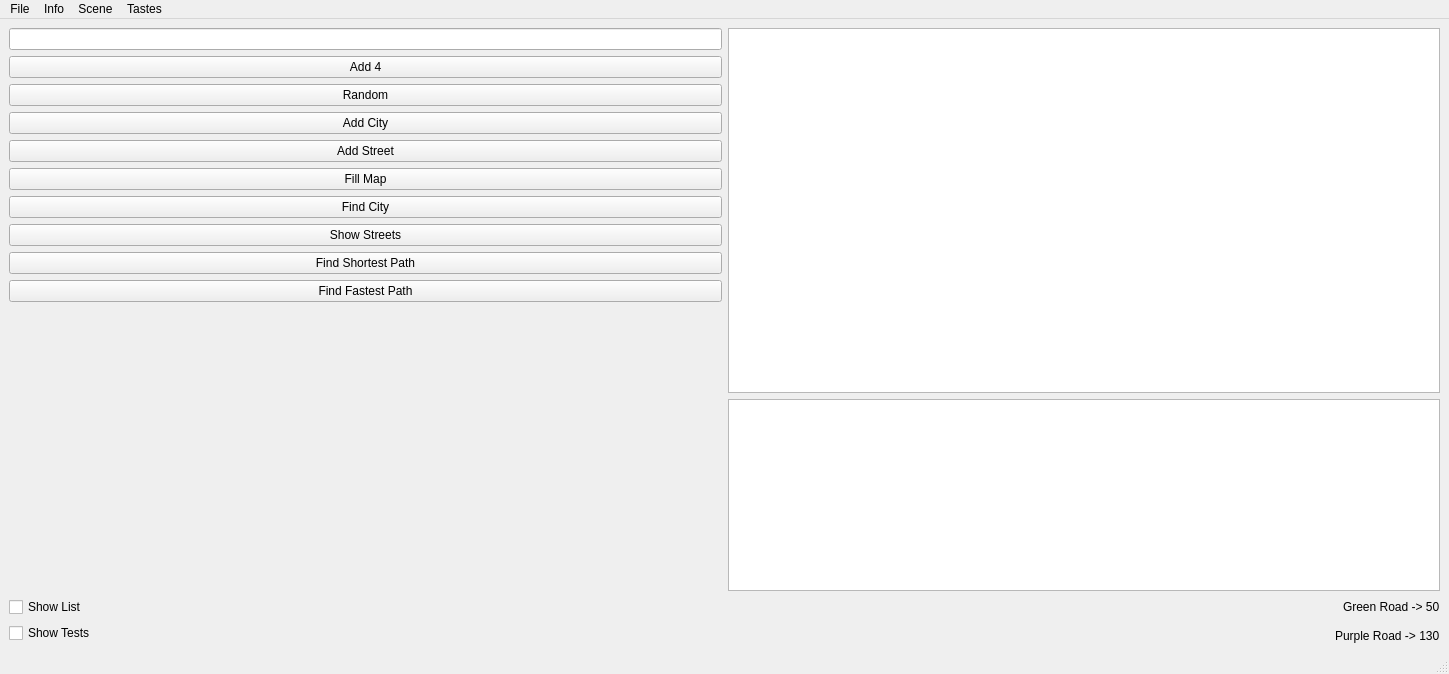
<?xml version="1.0" encoding="UTF-8"?>
<ui version="4.0">
 <class>MainWindow</class>
 <widget class="QMainWindow" name="MainWindow">
  <property name="geometry">
   <rect>
    <x>0</x>
    <y>0</y>
    <width>1449</width>
    <height>674</height>
   </rect>
  </property>
  <property name="windowTitle">
   <string>MainWindow</string>
  </property>
  <widget class="QWidget" name="centralwidget">
   <layout class="QGridLayout" name="gridLayout">
    <item row="6" column="0">
     <widget class="QPushButton" name="pushButton_FindCity">
      <property name="text">
       <string>Find City</string>
      </property>
     </widget>
    </item>
    <item row="15" column="0">
     <widget class="QCheckBox" name="checkBoxShowList">
      <property name="text">
       <string>Show List</string>
      </property>
     </widget>
    </item>
    <item row="14" column="1" alignment="Qt::AlignBottom">
     <widget class="QListWidget" name="listWidgetStreets"/>
    </item>
    <item row="5" column="0">
     <widget class="QPushButton" name="pushButtonFillMap">
      <property name="text">
       <string>Fill Map</string>
      </property>
     </widget>
    </item>
    <item row="7" column="0">
     <widget class="QPushButton" name="pushButtonStreets">
      <property name="text">
       <string>Show Streets</string>
      </property>
     </widget>
    </item>
    <item row="15" column="1" alignment="Qt::AlignRight">
     <widget class="QLabel" name="label">
      <property name="text">
       <string>Green Road -&gt; 50</string>
      </property>
     </widget>
    </item>
    <item row="8" column="0">
     <widget class="QPushButton" name="findPath">
      <property name="text">
       <string>Find Shortest Path</string>
      </property>
     </widget>
    </item>
    <item row="10" column="0">
     <spacer name="verticalSpacer">
      <property name="orientation">
       <enum>Qt::Vertical</enum>
      </property>
      <property name="sizeHint" stdset="0">
       <size>
        <width>20</width>
        <height>40</height>
       </size>
      </property>
     </spacer>
    </item>
    <item row="0" column="1" rowspan="14">
     <widget class="QGraphicsView" name="graphicsView"/>
    </item>
    <item row="4" column="0">
     <widget class="QPushButton" name="pushButtonAddStreet">
      <property name="text">
       <string>Add Street</string>
      </property>
     </widget>
    </item>
    <item row="2" column="0">
     <widget class="QPushButton" name="pushButton_Random">
      <property name="text">
       <string>Random</string>
      </property>
     </widget>
    </item>
    <item row="16" column="0">
     <widget class="QCheckBox" name="checkBoxShowTests">
      <property name="text">
       <string>Show Tests</string>
      </property>
     </widget>
    </item>
    <item row="16" column="1" alignment="Qt::AlignRight|Qt::AlignBottom">
     <widget class="QLabel" name="label_2">
      <property name="text">
       <string>Purple Road -&gt; 130</string>
      </property>
     </widget>
    </item>
    <item row="3" column="0">
     <widget class="QPushButton" name="pushButton_add_city">
      <property name="text">
       <string>Add City</string>
      </property>
     </widget>
    </item>
    <item row="1" column="0">
     <widget class="QPushButton" name="pushButton_teste_was">
      <property name="text">
       <string>Add 4</string>
      </property>
     </widget>
    </item>
    <item row="0" column="0">
     <widget class="QLineEdit" name="line_edit_test"/>
    </item>
    <item row="9" column="0">
     <widget class="QPushButton" name="pushButtonTime">
      <property name="text">
       <string>Find Fastest Path</string>
      </property>
     </widget>
    </item>
   </layout>
  </widget>
  <widget class="QMenuBar" name="menubar">
   <property name="geometry">
    <rect>
     <x>0</x>
     <y>0</y>
     <width>1449</width>
     <height>26</height>
    </rect>
   </property>
   <widget class="QMenu" name="menuFile">
    <property name="title">
     <string>File</string>
    </property>
    <addaction name="actionOpen"/>
    <addaction name="actionSave"/>
    <addaction name="separator"/>
    <addaction name="actionExit"/>
   </widget>
   <widget class="QMenu" name="menuInfo">
    <property name="title">
     <string>Info</string>
    </property>
    <addaction name="actionAbout"/>
   </widget>
   <widget class="QMenu" name="menuScene">
    <property name="title">
     <string>Scene</string>
    </property>
    <addaction name="actionClear_Scene"/>
    <addaction name="actionClear_Dots_And_Lines"/>
    <addaction name="actionDelete_Cities"/>
   </widget>
   <widget class="QMenu" name="menuTastes">
    <property name="title">
     <string>Tastes</string>
    </property>
    <addaction name="actionAdd_And_Draw_Street"/>
    <addaction name="actionAdd_City_With_Map"/>
    <addaction name="actionCity_Taste"/>
    <addaction name="actionDraw_City_Map"/>
    <addaction name="actiontestAbstractMap"/>
    <addaction name="actiontestShowDialog"/>
    <addaction name="actiontestShortestPath"/>
   </widget>
   <addaction name="menuFile"/>
   <addaction name="menuInfo"/>
   <addaction name="menuScene"/>
   <addaction name="menuTastes"/>
  </widget>
  <widget class="QStatusBar" name="statusbar"/>
  <action name="actionOpen">
   <property name="text">
    <string>Open</string>
   </property>
  </action>
  <action name="actionSave">
   <property name="text">
    <string>Save</string>
   </property>
  </action>
  <action name="actionExit">
   <property name="text">
    <string>Exit</string>
   </property>
   <property name="shortcut">
    <string>Alt+E</string>
   </property>
  </action>
  <action name="actionAbout">
   <property name="text">
    <string>About</string>
   </property>
  </action>
  <action name="actionClear_Scene">
   <property name="text">
    <string>Clear Scene</string>
   </property>
   <property name="shortcut">
    <string>Alt+S</string>
   </property>
  </action>
  <action name="actionAdd_And_Draw_Street">
   <property name="text">
    <string>Add And Draw Street</string>
   </property>
  </action>
  <action name="actionAdd_City_With_Map">
   <property name="text">
    <string>Add City With Map</string>
   </property>
  </action>
  <action name="actionCity_Taste">
   <property name="text">
    <string>City Taste</string>
   </property>
  </action>
  <action name="actionDraw_City_Map">
   <property name="text">
    <string>Draw City Map</string>
   </property>
  </action>
  <action name="actiontestAbstractMap">
   <property name="text">
    <string>testAbstractMap</string>
   </property>
  </action>
  <action name="actiontestShowDialog">
   <property name="text">
    <string>testShowDialog</string>
   </property>
  </action>
  <action name="actiontestShortestPath">
   <property name="text">
    <string>testShortestPath</string>
   </property>
  </action>
  <action name="actionClear_Dots_And_Lines">
   <property name="text">
    <string>Clear Dots And Lines</string>
   </property>
  </action>
  <action name="actionDelete_Cities">
   <property name="text">
    <string>Delete Cities</string>
   </property>
  </action>
 </widget>
 <resources/>
 <connections/>
</ui>
